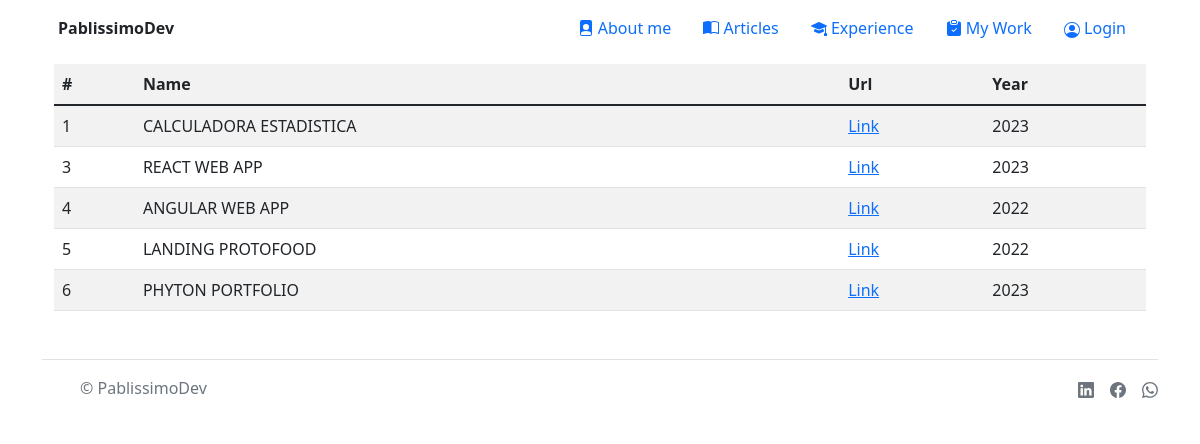
The page /my_work/ on the database its author committed.
### core/models.py (models this page shows, shortened)
class Work(models.Model):
    work_name = models.CharField(max_length=50)
    work_url = models.CharField(max_length=150)
    work_year = models.IntegerField(max_length=4)

### core/views.py (the view)
# urls.py: path('my_work/', views.my_work, name="MyWork"),
def my_work(request):
    work_list = Work.objects.all()
    return render(request, "my_work.html", {"work_list": work_list})

### app/templates/my_work.html (shortened to what this page needs)
{% extends 'base.html' %}
{% load static %}
{% block main %}
<div class="container">
    <div class="row align-items-start">
        <div class="table-responsive py-2">
            <table class="table table-striped">
              <tr>
                <th>#</th>
                <th>Name</th>
                <th>Url</th>
                <th>Year</th>
            </tr>
            <tbody>
              {% for item in work_list %}
              <tr>
              <td>{{item.id}}</td>
              <td>{{item.work_name}}</td>
              <td><a href="https://{{item.work_url}}" target="_blank">Link</a></td>
              <td>{{item.work_year}}</td>
              </tr>
              {% endfor %}
            </tbody>
            </table>
          </div>
    </div>
</div>
{% endblock main %}

### rows shown on the page
Work: id "1", work_name "CALCULADORA ESTADISTICA", work_year "2023"
Work: id "3", work_name "REACT WEB APP", work_year "2023"
Work: id "4", work_name "ANGULAR WEB APP", work_year "2022"
Work: id "5", work_name "LANDING PROTOFOOD", work_year "2022"
Work: id "6", work_name "PHYTON PORTFOLIO", work_year "2023"
